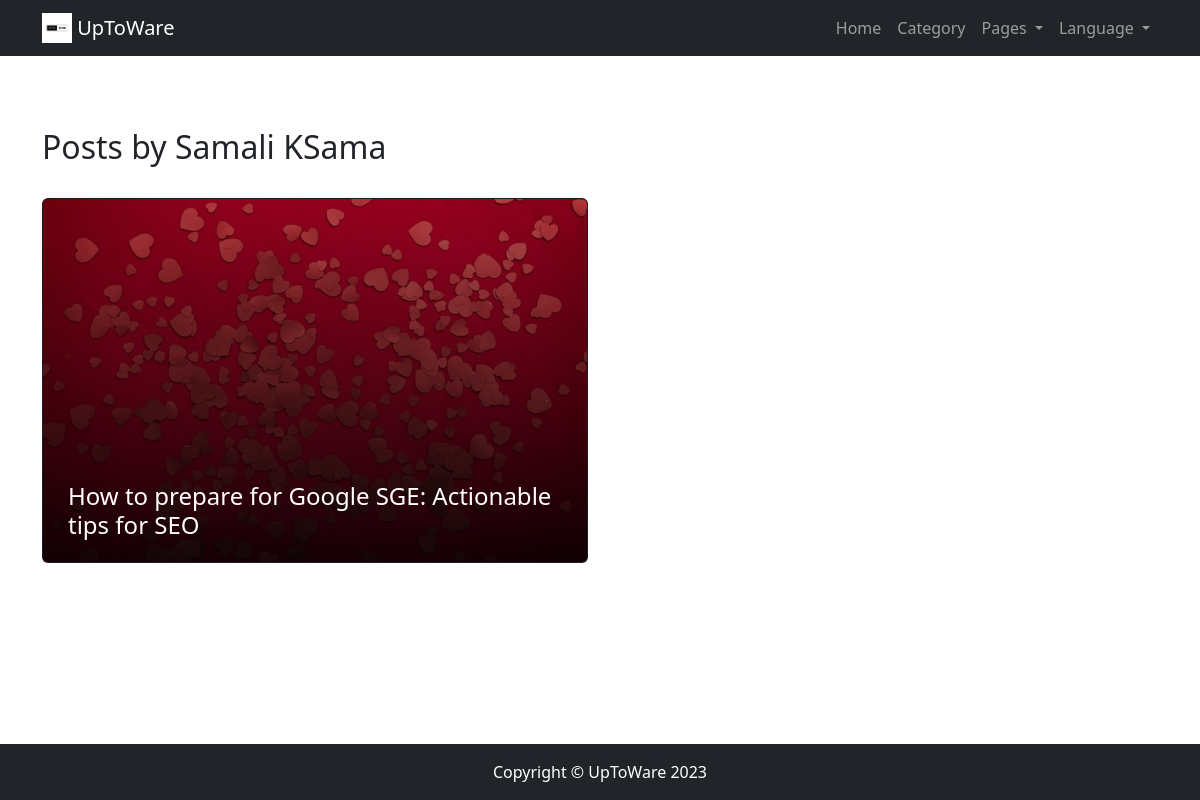
Page /author.php?username=samali on the committed database.
### tables this page shows
CREATE TABLE `settings` (
  `id` int(11) NOT NULL,
  `sitename` varchar(255) NOT NULL,
  `tagline` varchar(255) NOT NULL DEFAULT 'None',
  `domain` varchar(255) NOT NULL DEFAULT 'None',
  `sitelogo` varchar(255) DEFAULT NULL,
  `search_visibility` tinyint(1) DEFAULT 0,
  `meta_title` varchar(255) DEFAULT '',
  `meta_keywords` text DEFAULT NULL,
  `meta_description` text DEFAULT NULL
);

CREATE TABLE `users` (
  `id` int(11) NOT NULL,
  `role` varchar(255) NOT NULL,
  `username` varchar(255) NOT NULL,
  `first_name` varchar(255) NOT NULL,
  `second_name` varchar(255) DEFAULT NULL,
  `surname` varchar(255) NOT NULL,
  `email` varchar(255) NOT NULL,
  `password` varchar(255) NOT NULL,
  `security_question1` varchar(255) NOT NULL,
  `security_answer1` varchar(255) NOT NULL,
  `security_question2` varchar(255) NOT NULL,
  `security_answer2` varchar(255) NOT NULL,
  `security_question3` varchar(255) NOT NULL,
  `security_answer3` varchar(255) NOT NULL,
  `created_date` datetime DEFAULT current_timestamp(),
  `updated_date` timestamp NOT NULL DEFAULT current_timestamp() ON UPDATE current_timestamp()
);

CREATE TABLE `posts` (
  `id` int(11) NOT NULL,
  `title` varchar(255) NOT NULL,
  `category` varchar(255) NOT NULL,
  `meta_title` varchar(255) DEFAULT NULL,
  `meta_description` varchar(255) DEFAULT NULL,
  `meta_keyword` varchar(255) DEFAULT NULL,
  `body` text NOT NULL,
  `author` varchar(255) NOT NULL,
  `created_at` timestamp NOT NULL DEFAULT current_timestamp(),
  `updated_at` timestamp NOT NULL DEFAULT current_timestamp() ON UPDATE current_timestamp(),
  `status` enum('Publish','Draft','Schedule') DEFAULT NULL,
  `permalink` varchar(255) NOT NULL,
  `language` varchar(255) NOT NULL DEFAULT 'en',
  `image` varchar(255) DEFAULT NULL,
  `scheduled_date` datetime DEFAULT NULL,
  `mainkeyword` varchar(255) DEFAULT NULL,
  `texttovoice` varchar(255) DEFAULT NULL
);

### author.php (the view, shortened to what this page needs)
<?php
$db = connect_db();
$username = $_GET['username'];
$stmt = $db->prepare("SELECT posts.*, users.surname AS surname FROM posts JOIN users ON posts.author = users.username WHERE users.username = ? AND status = 'publish' ORDER BY created_at DESC");
$stmt->bind_param('s', $username);
$stmt->execute();
$result = $stmt->get_result();
$posts = $result->fetch_all(MYSQLI_ASSOC);
$stmtAuthor = $db->prepare("SELECT first_name, surname FROM users WHERE username = ?");
$stmtAuthor->bind_param('s', $username);
$stmtAuthor->execute();
$author = $stmtAuthor->get_result()->fetch_assoc();
$pageTitle = $author['first_name'] . ' ' . $author['surname'];
include $_SERVER['DOCUMENT_ROOT'] . '/include/header.php';
?>
<div class="container mt-5">
    <div class="row g-4 mt-5">
        <div class="col-lg-12">
            <div class="row g-4">
                <h2>Posts by <?php echo $pageTitle; ?></h2>
                <?php if (count($posts) > 0): ?>
                    <?php foreach($posts as $post): ?>
                        <div class="col-md-6">
                            <div class="card bg-dark text-white position-relative">
                                <img src="uploads/posts/<?php echo $post['image']; ?>" class="card-img" alt="<?php echo $post['title']; ?>">
                                <div class="gradient-overlay"></div>
                                <div class="card-img-overlay d-flex flex-column justify-content-between p-2">
                                    <h4 class="card-overlay-title"><?php echo $post['title']; ?></h4>
                                </div>
                            </div>
                        </div>
                    <?php endforeach; ?>
                <?php else: ?>
                    <h3><?php echo $pageTitle; ?> hasn't written any posts yet.</h3>
                <?php endif; ?>
            </div>
        </div>
    </div>
</div>
<?php include 'include/footer.php'; ?>

### include/header.php (shortened to what this page needs)
<?php
$db = connect_db();
$query = "SELECT * FROM settings LIMIT 1";
$result = mysqli_query($db, $query);
$settings = mysqli_fetch_assoc($result);
$sitelogo = $settings['sitelogo'];
$sitename = $settings['sitename'];
?>
<!DOCTYPE html>
<html lang="<?php echo isset($post['language']) ? $post['language'] : 'en'; ?>">
    <head>
        <link href="/include/css/styles.css" rel="stylesheet" />
    </head>
<body style="padding-bottom: 100px;">
    <nav class="navbar navbar-expand-lg navbar-dark bg-dark">
    <div class="container">
        <?php $homeLink = isset($lang) && $lang != 'en' ? '/' . $lang . '/' : '/'; ?>
        <a class="navbar-brand" href="<?php echo $homeLink; ?>">
            <img src="/uploads/logos/<?php echo $sitelogo; ?>" alt="<?php echo $sitename; ?> Logo" width="30" height="30" class="d-inline-block align-top">
            <?php echo $sitename; ?>
        </a>
        <div class="collapse navbar-collapse" id="navbarSupportedContent">
            <ul class="navbar-nav ms-auto mb-2 mb-lg-0">
                <?php $homeLink = isset($lang) && $lang != 'en' ? '/' . $lang . '/' : '/'; $isActive = basename($_SERVER['PHP_SELF']) == 'index.php' ? 'active' : ''; ?>
                <li class="nav-item"><a class="nav-link <?php echo $isActive; ?>" href="<?php echo $homeLink; ?>">Home</a></li>
                <li class="nav-item"><a class="nav-link <?php echo basename($_SERVER['PHP_SELF']) == 'category.php' ? 'active' : ''; ?>" href="category">Category</a></li>
                <li class="nav-item dropdown">
                    <a class="nav-link dropdown-toggle" href="#" id="pagesDropdown" role="button" data-bs-toggle="dropdown" aria-expanded="false">
                        Pages
                    </a>
                </li>
                <li class="nav-item dropdown">
                    <a class="nav-link dropdown-toggle" href="#" id="languageDropdown" role="button" data-bs-toggle="dropdown" aria-expanded="false">
                        Language
                    </a>
                </li>
            </ul>
        </div>
    </div>
</nav>

### include/footer.php (shortened to what this page needs)
   <footer class="py-3 bg-dark" style="position: fixed; bottom: 0; width: 100%;">
    <div class="container"><p class="m-0 text-center text-white">Copyright &copy; <?php echo $sitename; ?> <?php echo date('Y'); ?></p></div>
    </footer>
</body>
</html>

### author.php (style rules this page uses)
.card-overlay-title { position: absolute; bottom: 10px; left: 10px; color: white; padding: 5px 15px; border-radius: 5px; }
.card { overflow: hidden; }
.gradient-overlay { background-image: linear-gradient(to bottom, rgba(0, 0, 0, 0.3), rgba(0, 0, 0, 0.9)); position: absolute; top: 0; right: 0; bottom: 0; left: 0; }

### rows in the picture
settings: sitelogo (picture), sitename "UpToWare"
users: pageTitle "Samali KSama"
posts: image (picture), title "How to prepare for Google SGE: Actionable tips for SEO"
